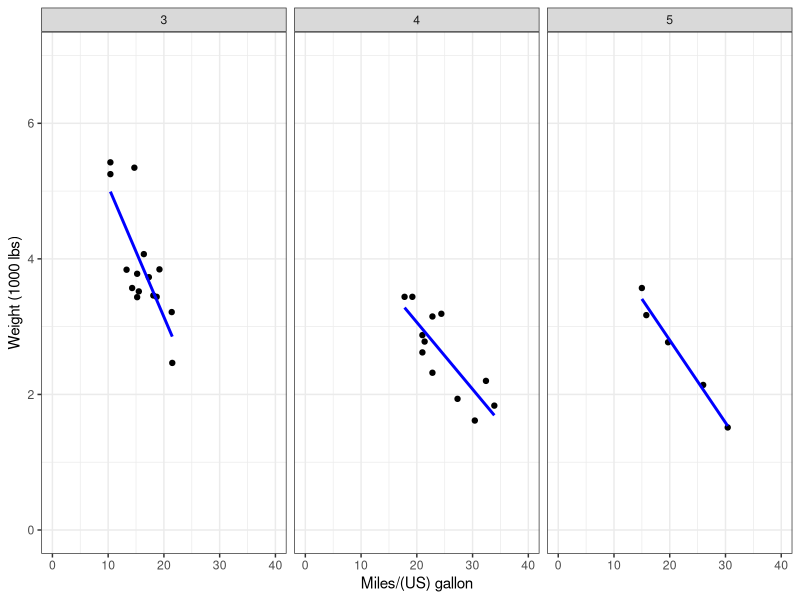
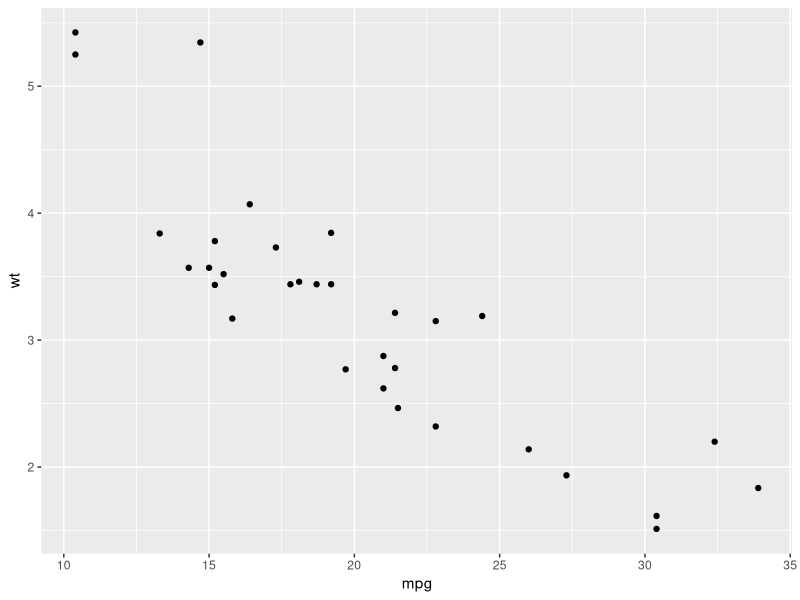
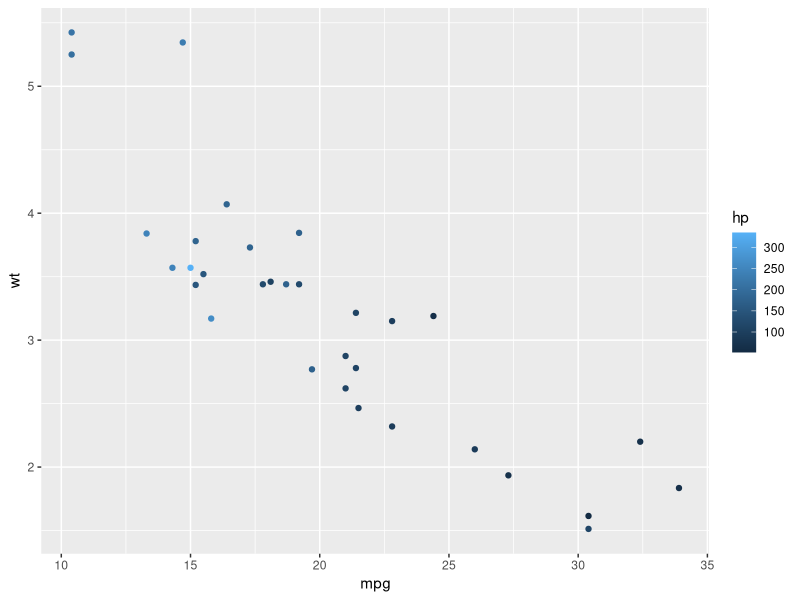
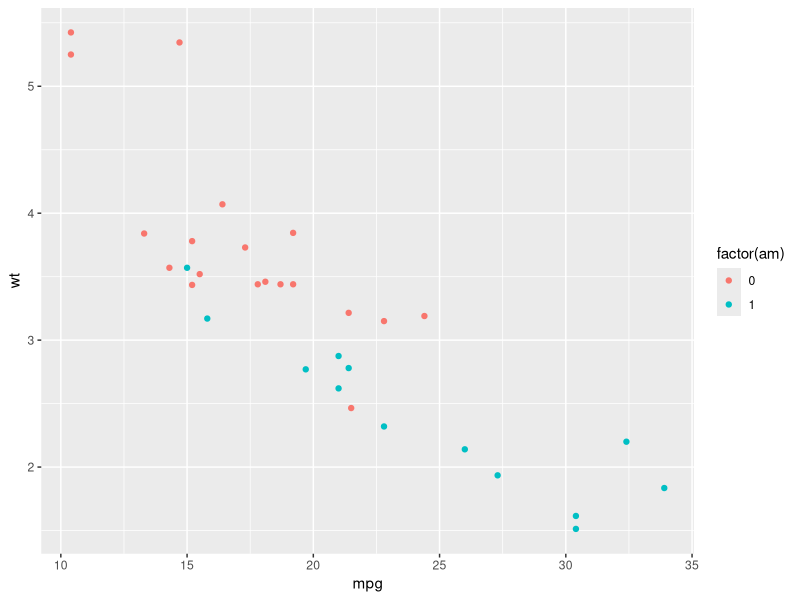
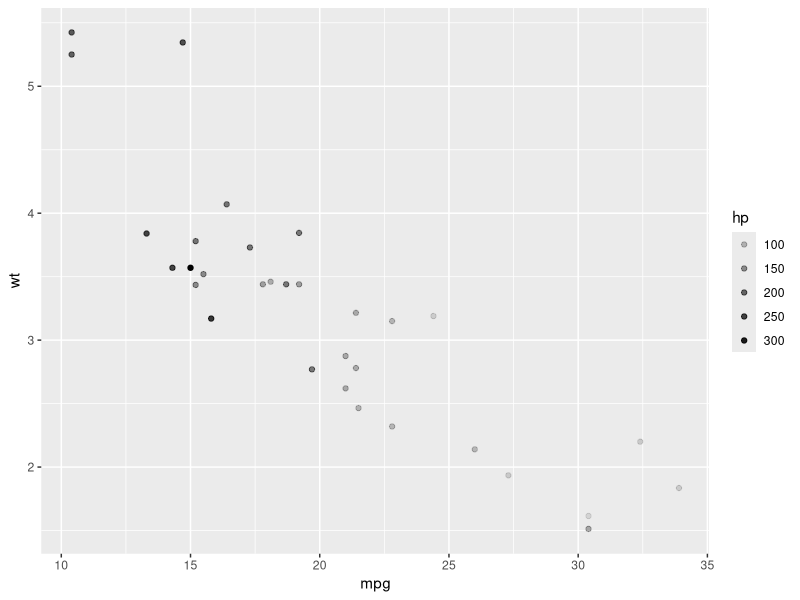
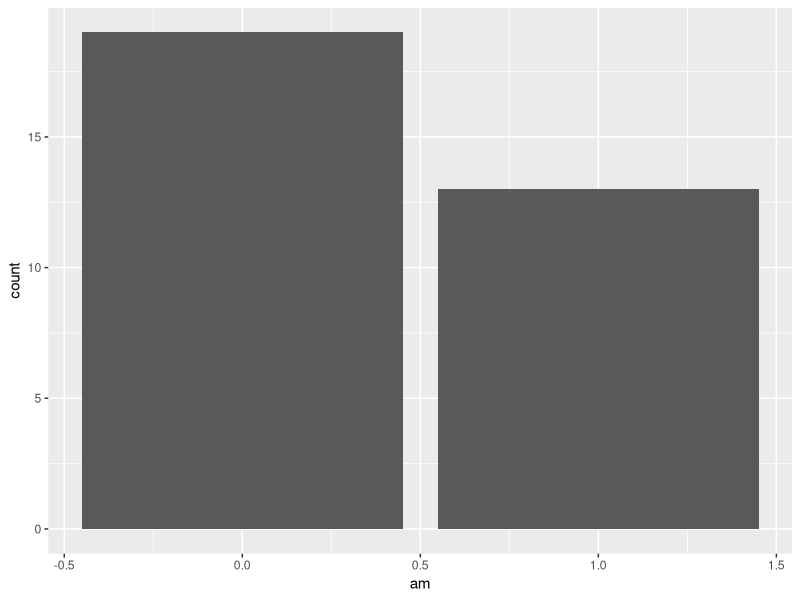
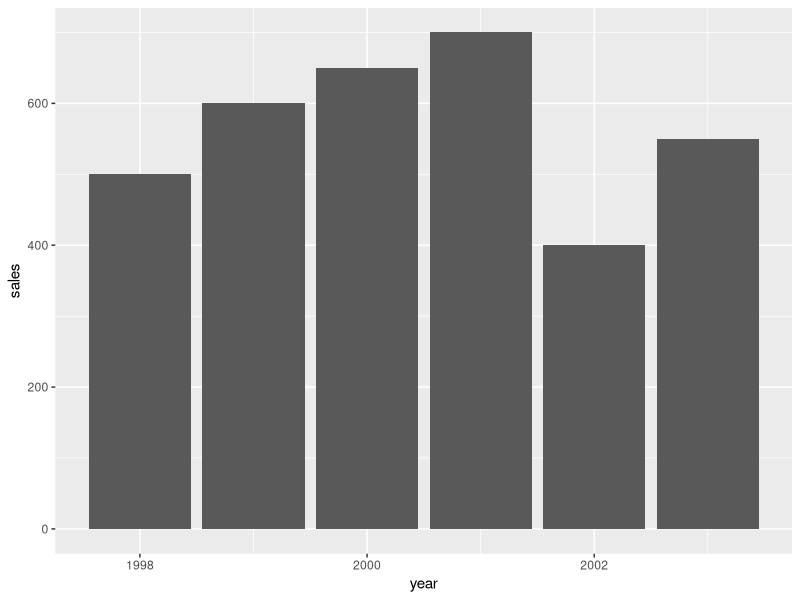
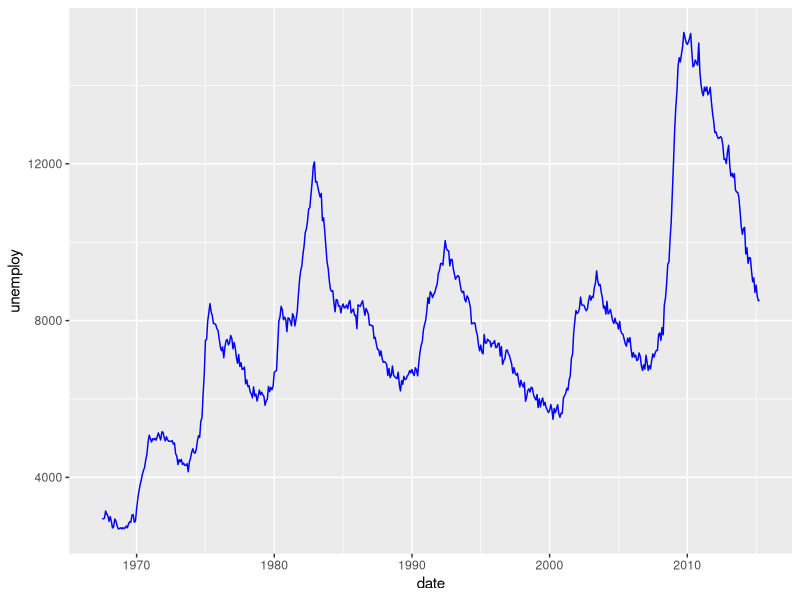

The R source for these figures, in order:
## ---- chunk 1
library(ggplot2)
data(mtcars)
ggplot(mtcars, # Data
       aes(x = mpg, y = wt)) + # Aesthetics
  geom_point() + # Geometries
  facet_grid(. ~ gear) + # Facets
  stat_smooth(method = "lm", se = FALSE, col = "blue") + # Statistics
  scale_x_continuous('Miles/(US) gallon',
                     limits = c(0, 40)) + 
  scale_y_continuous('Weight (1000 lbs)',
                     limits = c(0, 7)) + # Coordinates
  theme_bw() # Themes
## ---- chunk 2
ggplot(mtcars, # Data
       aes(x = mpg, y = wt)) + # Aesthetics
  geom_point() # Geometries
## ---- chunk 3
ggplot(mtcars, # Data
       aes(x = mpg, y = wt, col = hp)) + # Aesthetics
  geom_point() # Geometries
## ---- chunk 4
ggplot(mtcars, # Data
       aes(x = mpg, y = wt, col = factor(am))) + # Aesthetics
  geom_point() # Geometries
## ---- chunk 5
ggplot(mtcars, # Data
       aes(x = mpg, y = wt, alpha = hp)) + # Aesthetics
  geom_point() # Geometries
## ---- chunk 6
ggplot(mtcars, # Data
       aes(am)) + # Aesthetics
  geom_bar() # Geometries
## ---- chunk 7
year <- c(1998:2003) # create variable year
sales <- c(500, 600, 650, 700, 400, 550) # create variable sales
df <- data.frame(year, sales) # combine the variables into one data frame called df

ggplot(df, aes(x = year, y = sales)) +
  geom_bar(stat = 'identity') # you need to specify stat = 'identity' to plot the actual value
                              # for each year, not count
## ---- chunk 8
data(economics)
ggplot(economics,
       aes(x = date, y = unemploy)) +
  geom_line(col = 'Blue') # indicate the color of the line by setting col = 'Blue'
## ---- chunk 9
data(mtcars)
ggplot(mtcars, aes(x = as.factor(am), y = mpg)) + 
  geom_boxplot()
## ---- chunk 10
year <- c(1998:2003) # create variable year
sales <- c(500, 600, 650, 700, 400, 550) # create variable sales
df <- data.frame(year, sales) # combine the variables into one data frame called df

ggplot(df, aes(x = '', y = sales, fill = factor(year))) +
  geom_bar(width = 1, stat = 'identity') +
  coord_polar('y')
## ---- chunk 11
ggplot(df, aes(x = '', y = sales, fill = factor(year))) +
  geom_bar(width = 1, stat = 'identity')
## ---- chunk 12
ggplot(df, aes(x = '', y = sales, fill = factor(year))) +
  geom_bar(width = 1, stat = 'identity') +
  coord_polar('y')
## ---- chunk 13
data(mtcars)
ggplot(mtcars, # Data
       aes(x = mpg, y = wt)) + # Aesthetics
  geom_point() + # Geometries
  facet_grid(. ~ gear) # Facets, for each number of foward gears
## ---- chunk 14
data(mtcars)
ggplot(mtcars, # Data
       aes(x = mpg, y = wt)) + # Aesthetics
  geom_point() + # Geometries
  facet_grid(gear ~ .) # Facets, pay attention to the position of gear and the dot sign
## ---- chunk 15
ggplot(mtcars, # Data
       aes(x = mpg, y = wt)) + # Aesthetics
  geom_point() + # Geometries
  facet_grid(vs ~ gear) # Facets
## ---- chunk 16
ggplot(mtcars, # Data
       aes(x = mpg, y = wt)) + # Aesthetics
  geom_point() + # Geometries
  facet_grid(vs ~ gear, margins = T) # Facets
## ---- chunk 17
ggplot(mtcars, # Data
       aes(x = mpg, y = wt)) + # Aesthetics
  geom_point() + # Geometries
  facet_grid(vs ~ gear, labeller=label_both) # Facets
## ---- chunk 18
p <- ggplot(mtcars,
       aes(x = mpg, y = wt)) +
  geom_point()
p +  stat_smooth(method = "lm") # linear line
## ---- chunk 19
p + stat_smooth(method = 'loess') # non-linear line
## ---- chunk 20
p <- ggplot(mtcars, aes(mpg))
p + geom_histogram(binwidth = 5) # the width of each category is 5
## ---- chunk 21
p +  geom_histogram(bins = 3) # the number of bins is 3
## ---- chunk 22
p + geom_histogram(aes( y = ..density..), binwidth = 3, col = 'Black', fill = 'White') +
  geom_density(alpha=.2, fill="Gray") 
## ---- chunk 23
p <- ggplot(mtcars, aes(x = factor(gear), y = mpg))
p + geom_boxplot()
## ---- chunk 24
data(mtcars)
p <- ggplot(mtcars, aes(x = mpg, y = wt)) +
      geom_point()
p + coord_cartesian(xlim = c(10, 30), ylim = c(2,4))
## ---- chunk 25
ggplot(mtcars, # Data
       aes(x = mpg, y = wt)) + # Aesthetics
  geom_point() +
  coord_fixed(ratio = 1)
## ---- chunk 26
ggplot(mtcars, # Data
       aes(x = mpg, y = wt)) + # Aesthetics
  geom_point() +
  coord_fixed(ratio = 5)
## ---- chunk 27
ggplot(mtcars, # Data
       aes(x = mpg, y = wt)) + # Aesthetics
  geom_point() +
  coord_flip()
## ---- chunk 28
ggplot(mtcars, aes(x = as.factor(am), y = mpg)) + 
  geom_boxplot() +
  coord_flip()
## ---- chunk 29
ggplot(mtcars, # Data
       aes(gear)) + # Aesthetics
  geom_bar() +
  scale_y_reverse()
## ---- chunk 30
ggplot(mtcars, aes(x = '', fill = factor(gear))) +
  geom_bar(width = 1) +
  coord_polar(theta = 'y')
## ---- chunk 31
ggplot(mtcars, aes(factor(gear))) +
  geom_bar(width = 1, col = 'Black', fill = 'Grey') +
  coord_polar()
## ---- chunk 32
p <- ggplot(mtcars, aes(x = mpg, y = wt)) +
  geom_point()
p + labs(title = 'Plot 1',
         x = 'Miles/(US) gallon',
         y = 'Weight (1000 lbs)')
## ---- chunk 33
p + ggtitle('Plot1') +
  xlab('Miles/(US) gallon') +
  ylab('Weight (1000 lbs)')
## ---- chunk 34
p <- ggplot(mtcars, aes(x = factor(am), y = mpg))
p + geom_boxplot() +
    scale_x_discrete(name = "Transmission", 
                    labels = c('Automatic', 'Manual'))
